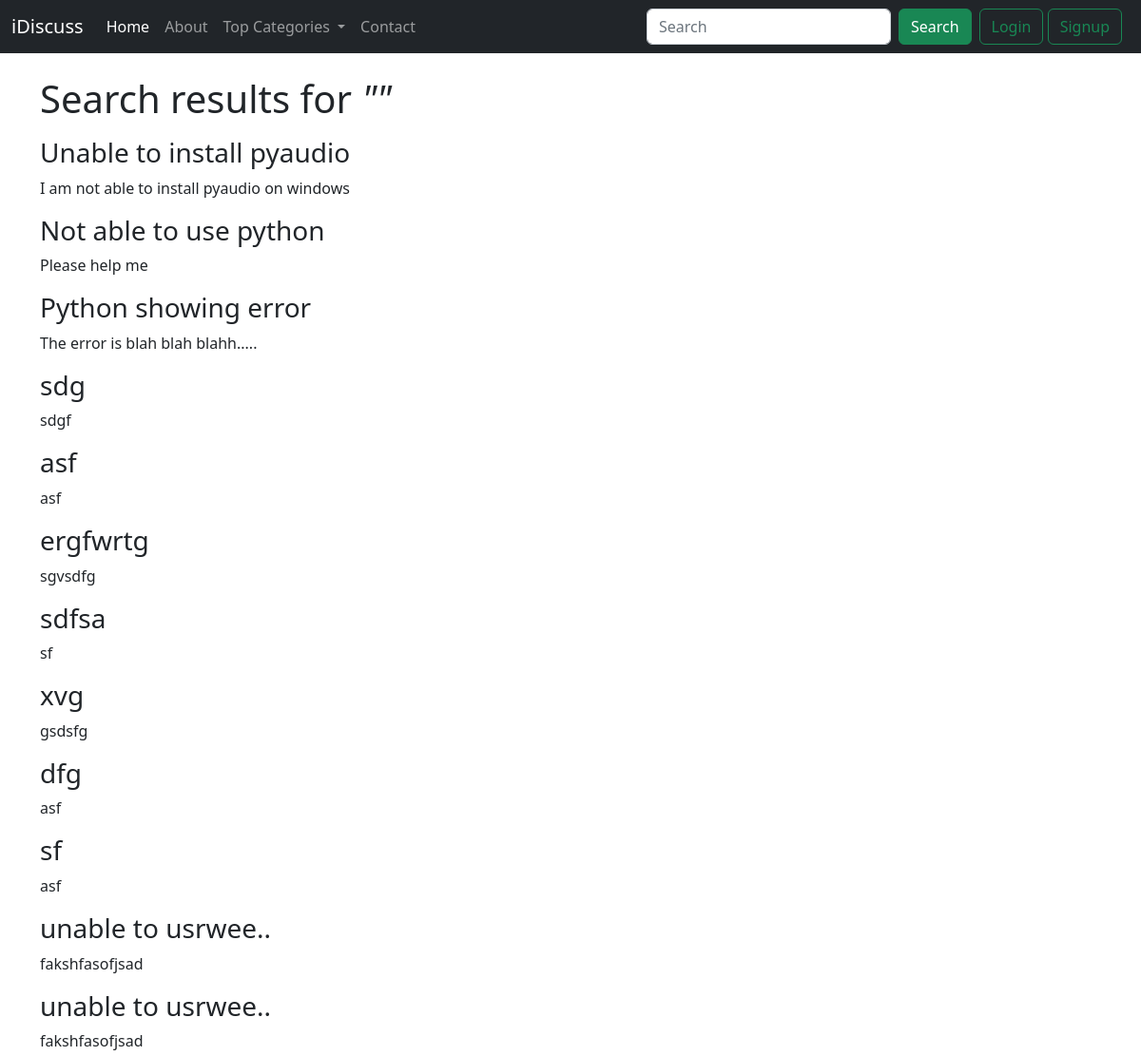
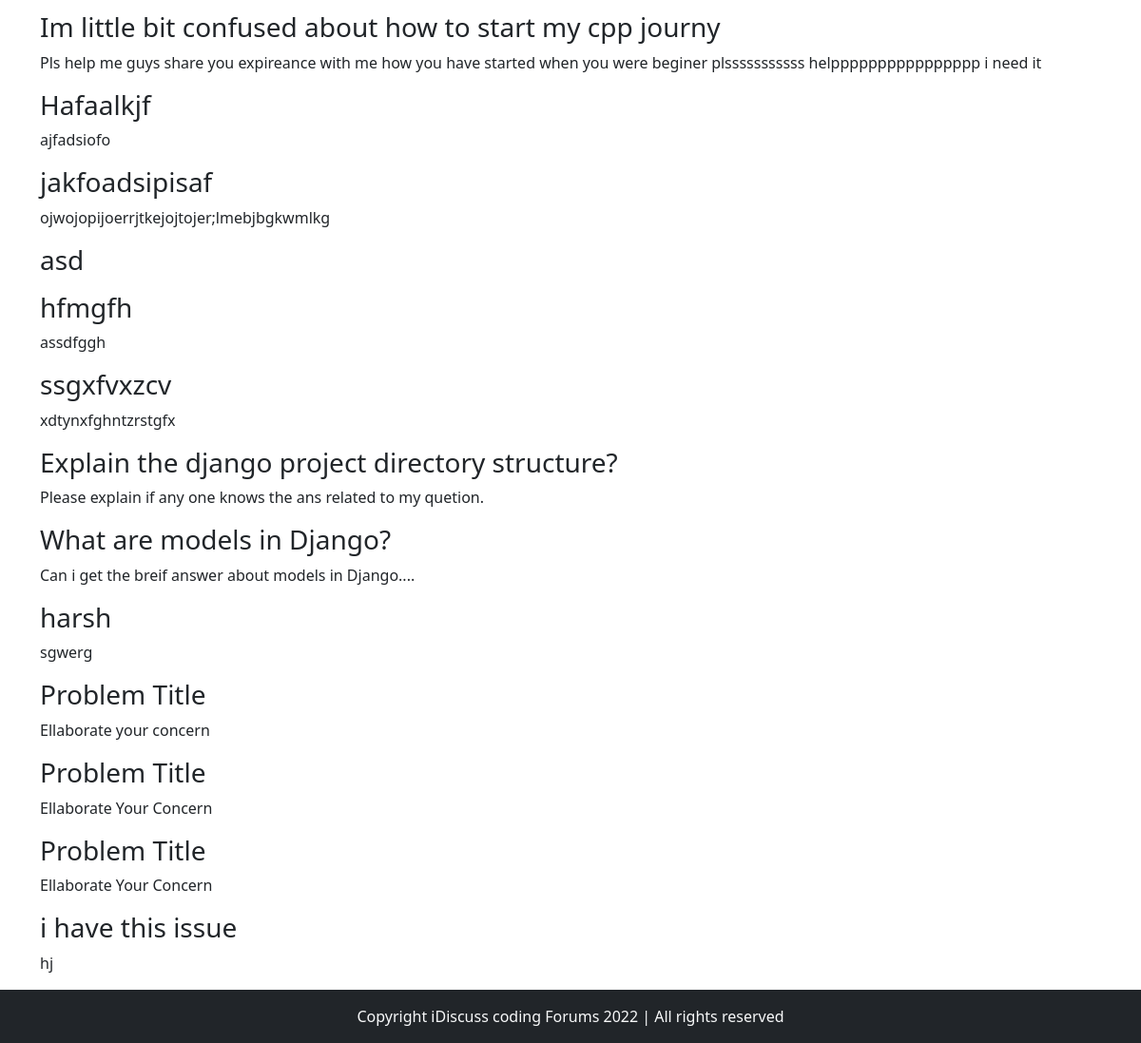
Screenshot of /search.php with the database file from the repository (2 pictures, top to bottom).
### tables this page shows
CREATE TABLE `threads` (
  `t_id` int(9) NOT NULL,
  `t_title` varchar(255) NOT NULL,
  `t_desc` text NOT NULL,
  `t_cat_id` int(9) NOT NULL,
  `t_user_id` int(9) NOT NULL,
  `t_timestamp` datetime NOT NULL DEFAULT CURRENT_TIMESTAMP
);

### search.php (the view, shortened to what this page needs)
<!doctype html>
<html lang="en">
<head>
    <link href="https://cdn.jsdelivr.net/npm/bootstrap@5.2.0/dist/css/bootstrap.min.css" rel="stylesheet">
</head>
<body>
    <?php
    include 'partials/_header.php';
    include 'partials/_dbconnect.php';
    ?>
    <div class="container my-3" id="maincontainer">
        <h1 class="py-2">Search results for <em>"<?php echo $_GET['search']; ?>"</em></h1>
        <?php
        $query = $_GET["search"];
        $sql = "SELECT * FROM threads WHERE t_title LIKE '%$query%' or t_desc LIKE '%$query%'";
        $result = mysqli_query($conn, $sql);
        while ($row = mysqli_fetch_assoc($result)) {
            $title = $row['t_title'];
            $desc = $row['t_desc'];
            $t_id = $row['t_id'];
            $url = "thread.php?threadid=" . $t_id;
            echo '
            <div class="result">
                <h3><a href="'.$url.'" class="text-dark text-decoration-none">'.$title.'</a></h3>
                <p>
                '.$desc.'
                </p>
            </div>
            ';
        }
        ?>
    </div>
    <?php
    include 'partials/_footer.php';
    ?>
</body>
</html>

### search.php (style rules this page uses)
#maincontainer { min-height: 100vh; }

### rows the page displays
threads: t_title "Unable to install pyaudio", t_desc "I am not able to install pyaudio on windows"
threads: t_title "Not able to use python", t_desc "Please help me"
threads: t_title "Python showing error", t_desc "The error is blah blah blahh....."
threads: t_title "sdg", t_desc "sdgf"
threads: t_title "asf", t_desc "asf"
threads: t_title "ergfwrtg", t_desc "sgvsdfg"
threads: t_title "sdfsa", t_desc "sf"
threads: t_title "xvg", t_desc "gsdsfg"
threads: t_title "dfg", t_desc "asf"
threads: t_title "sf", t_desc "asf"
threads: t_title "unable to usrwee..", t_desc "fakshfasofjsad"
threads: t_title "unable to usrwee..", t_desc "fakshfasofjsad"
threads: t_title "Im little bit confused about how to start my cpp journy", t_desc "Pls help me guys share you expireance with me how you have started when you were beginer plsssssssssss helpppppppppppppppp i need it"
threads: t_title "Hafaalkjf", t_desc "ajfadsiofo"
threads: t_title "jakfoadsipisaf", t_desc "ojwojopijoerrjtkejojtojer;lmebjbgkwmlkg"
threads: t_title "asd"
threads: t_title "hfmgfh", t_desc "assdfggh"
threads: t_title "ssgxfvxzcv", t_desc "xdtynxfghntzrstgfx"
threads: t_title "Explain the django project directory structure?", t_desc "Please explain if any one knows the ans related to my quetion."
threads: t_title "What are models in Django?", t_desc "Can i get the breif answer about models in Django...."
threads: t_title "harsh", t_desc "sgwerg"
threads: t_title "Problem Title", t_desc "Ellaborate your concern"
threads: t_title "Problem Title", t_desc "Ellaborate Your Concern"
threads: t_title "Problem Title", t_desc "Ellaborate Your Concern"
threads: t_title "i have this issue", t_desc "hj"
